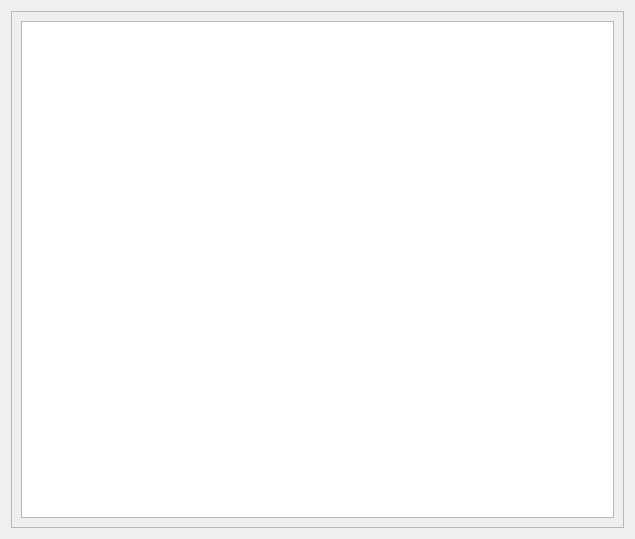
<?xml version="1.0" encoding="UTF-8"?>
<ui version="4.0">
 <class>Form</class>
 <widget class="QWidget" name="Form">
  <property name="geometry">
   <rect>
    <x>0</x>
    <y>0</y>
    <width>635</width>
    <height>539</height>
   </rect>
  </property>
  <property name="windowTitle">
   <string>Form</string>
  </property>
  <layout class="QGridLayout" name="gridLayout">
   <item row="0" column="0">
    <widget class="QFrame" name="frame">
     <property name="frameShape">
      <enum>QFrame::StyledPanel</enum>
     </property>
     <property name="frameShadow">
      <enum>QFrame::Raised</enum>
     </property>
     <layout class="QGridLayout" name="gridLayout_2">
      <item row="0" column="0">
       <widget class="QTableWidget" name="RegisterTable"/>
      </item>
     </layout>
    </widget>
   </item>
  </layout>
 </widget>
 <resources/>
 <connections/>
</ui>
